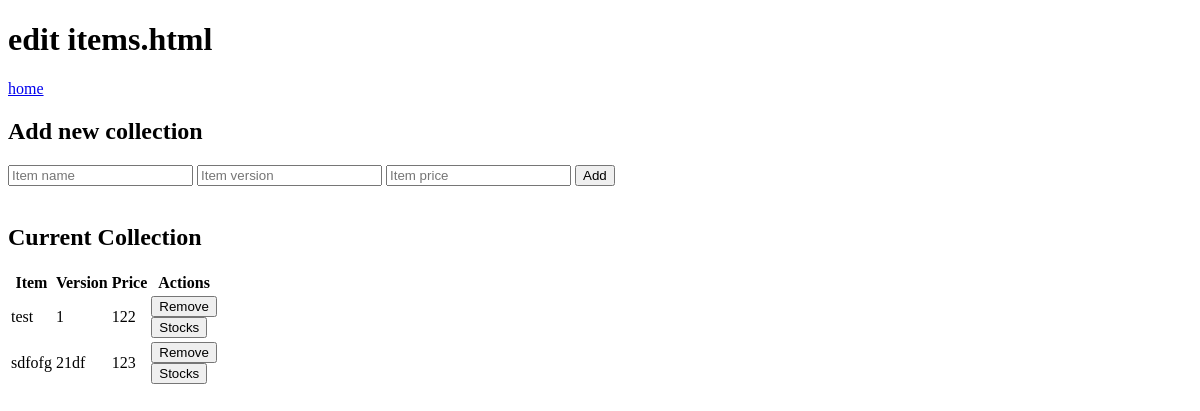
The app's page /edit_item, older data.
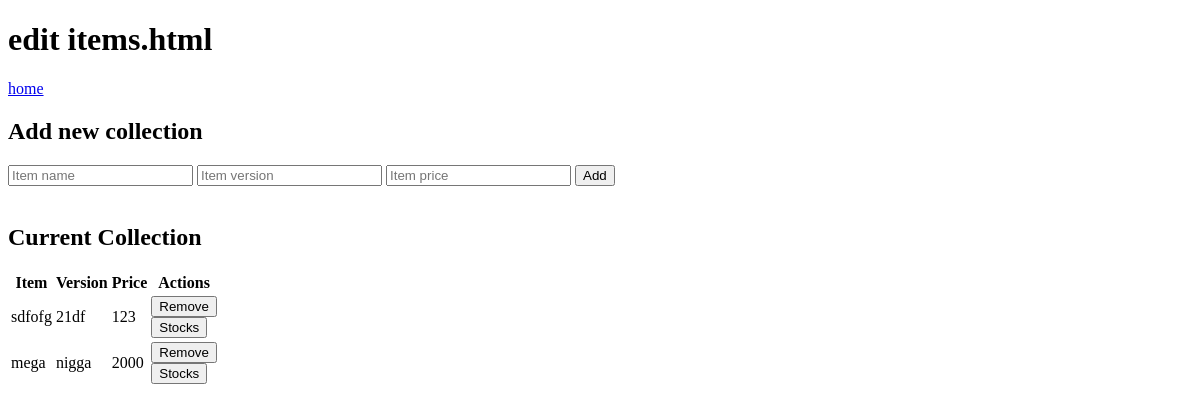
The same page, newer data.
### tables this page shows
CREATE TABLE items (
    ID INTEGER PRIMARY KEY ,
    Item TEXT NOT NULL,
    Version TEXT NOT NULL, 
    Price INTEGER NOT NULL,
    UNIQUE (Item)
);

### app.py (the view, shortened to what this page needs)
@app.route('/edit_item', methods=['GET', 'POST'])
def edit_items():
    con = sqlite3.connect("endless.db")
    con.row_factory = sqlite3.Row
    db = con.cursor()
    if request.method == 'POST' and request.form.get("action") == "remove":
        item_id = request.form.get("item_id")
        db.execute("DELETE FROM items WHERE ID = ?", item_id)
        db.execute("DELETE FROM size_and_stocks WHERE item_id = ?", item_id)
        con.commit()
    items = db.execute("SELECT * FROM items").fetchall()
    size = db.execute("SELECT * FROM sizes").fetchall()
    con.close()
    return render_template('edit_items.html', item=items, size=size)

### templates/edit_items.html (shortened to what this page needs)
<!DOCTYPE html>
<html lang="en">
<head>
</head>
<body>
<header>
    <h1>edit items.html</h1> <a href="/">home</a>
</header>
<h2>Add new collection</h2>
<form action="/edit_item" method="post">
    <input type="text" name="item_name" placeholder="Item name">
    <input type="text" name="version" placeholder="Item version">
    <input type="number" name="price" placeholder="Item price">
    <button type="submit" name="action" value="add">Add</button>
</form>
<br>
<h2>Current Collection</h2>
{% if not item %}
    <p>No items found</p>
{% else %}
    <table>
        <thead>
        <tr>
            <th>Item</th>
            <th>Version</th>
            <th>Price</th>
            <th>Actions</th>
        </tr>
        </thead>
        <tbody>
        {% for item in item %}
            <tr>
                <td>{{ item.Item }}</td>
                <td>{{ item.Version }}</td>
                <td>{{ item.Price }}</td>
                <td>
                    <form action="/edit_item" method="post">
                        <button type="submit" name="action" value="remove">Remove</button>
                    </form>
                    <button type="button" onclick="createTable({{ item.ID|tojson }}); tableHinder({{ item.ID|tojson }})"
                            id="stock_edit">Stocks
                    </button>
                </td>
            </tr>
        {% endfor %}
        </tbody>
    </table>
{% endif %}
</body>
</html>

Row changes from the older to the newer data that the page shows:
removed items: Item "test", Version "1", Price "122"
added items: Item "mega", Version "nigga", Price "2000"
